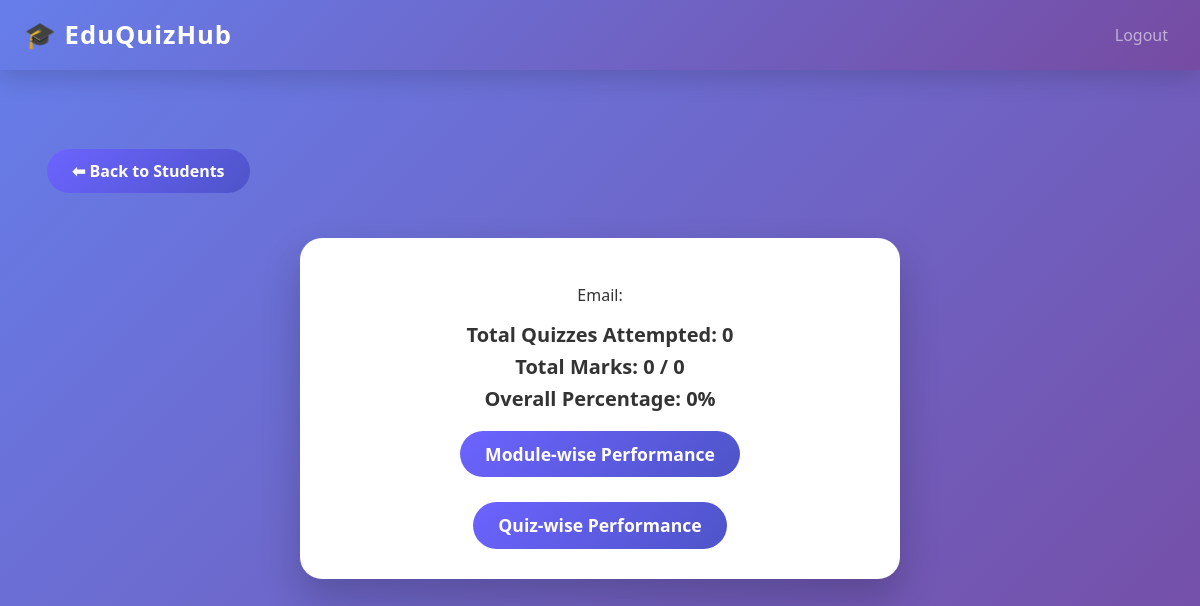
The app's page /admin/student/3 (signed in), older data.
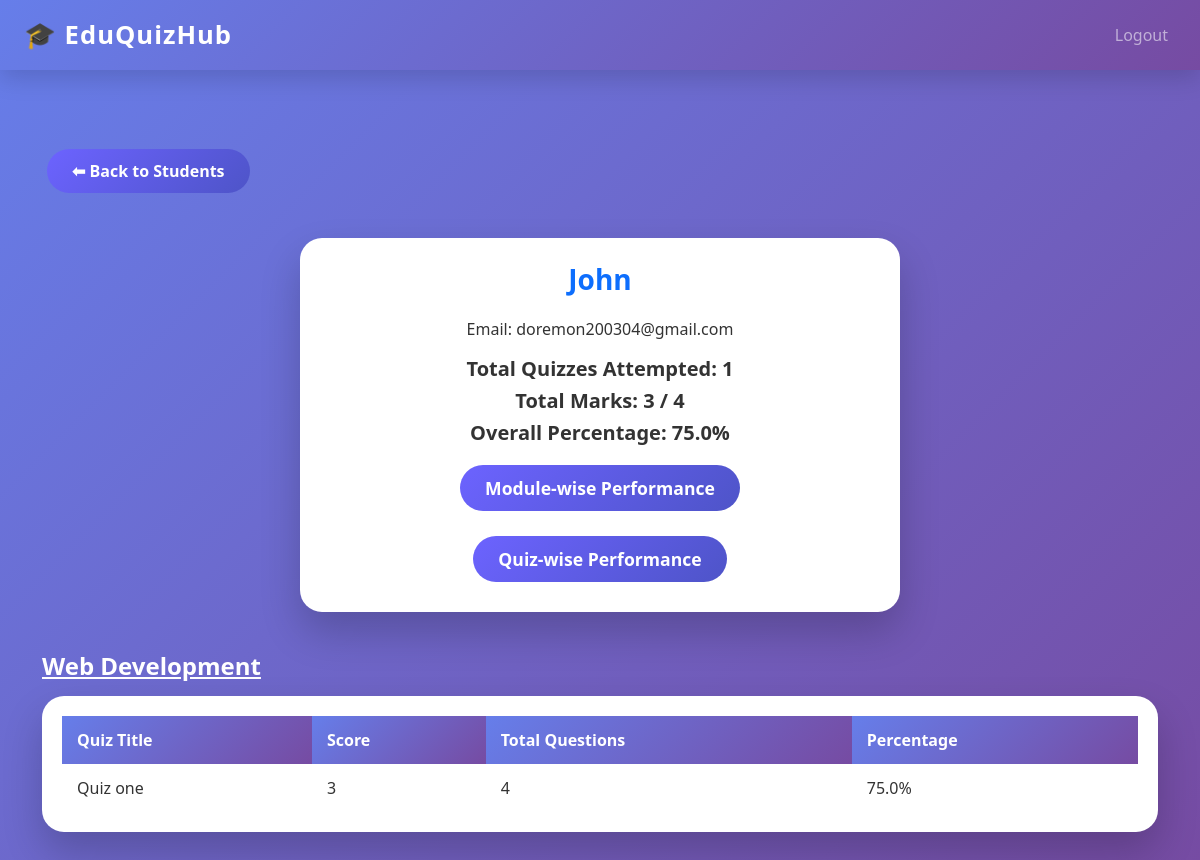
The same page, newer data.
### tables this page shows
CREATE TABLE users (
    id INTEGER PRIMARY KEY AUTOINCREMENT,
    name TEXT NOT NULL,
    email TEXT UNIQUE NOT NULL,
    password TEXT NOT NULL,
    role TEXT NOT NULL,
    email_verified INTEGER DEFAULT 1,
    email_otp TEXT,
    profile_image TEXT
);

CREATE TABLE attempts (
    id INTEGER PRIMARY KEY AUTOINCREMENT,
    student_id INTEGER NOT NULL,
    quiz_id INTEGER NOT NULL,
    score INTEGER,
    total_questions INTEGER,
    answers TEXT,
    FOREIGN KEY (student_id) REFERENCES users(id),
    FOREIGN KEY (quiz_id) REFERENCES quizzes(id)
);

CREATE TABLE modules (
    id INTEGER PRIMARY KEY AUTOINCREMENT,
    name TEXT NOT NULL
);

CREATE TABLE quizzes (
    id INTEGER PRIMARY KEY AUTOINCREMENT,
    module_id INTEGER NOT NULL,
    title TEXT NOT NULL,
    time_limit INTEGER,
    is_active INTEGER DEFAULT 0,
    FOREIGN KEY (module_id) REFERENCES modules(id)
);

### app.py (the view)
@app.route("/admin/student/<int:student_id>")
def admin_student_detail(student_id):
    if session.get("role") != "admin":
        return redirect(url_for("login"))
    student = get_student_by_id(student_id)
    quizzes = get_student_attempts(student_id)
    total_score = sum(q['score'] for q in quizzes)
    total_possible_score = sum(q['total_questions'] for q in quizzes)
    overall_percentage = round((total_score / total_possible_score * 100) if total_possible_score else 0, 2)
    modules_dict = {}
    for q in quizzes:
        modules_dict.setdefault(q['module_name'], []).append((q['score'], q['total_questions']))
    modules_labels = []
    modules_scores = []
    for module, scores in modules_dict.items():
        modules_labels.append(module)
        avg = round(sum(s[0] for s in scores) / sum(s[1] for s in scores) * 100, 2) if scores else 0
        modules_scores.append(avg)
    quizzes_labels = [q['quiz_title'] for q in quizzes]
    quizzes_scores = [
        round(q['score'] / q['total_questions'] * 100, 2) if q['total_questions'] else 0
        for q in quizzes
    ]
    return render_template(
        "admin_student_detail.html",
        student=student,
        quizzes=quizzes,
        total_quizzes=len(quizzes),
        total_score=total_score,
        total_possible_score=total_possible_score,
        overall_percentage=overall_percentage,
        modules_labels=modules_labels,
        modules_scores=modules_scores,
        quizzes_labels=quizzes_labels,
        quizzes_scores=quizzes_scores
    )

### db/db.py (called while the page is built)
def get_db_connection():
    conn = sqlite3.connect(DB_NAME)
    conn.row_factory = sqlite3.Row
    return conn

def get_student_by_id(student_id):
    with get_db_connection() as conn:
        return conn.execute(
            "SELECT * FROM users WHERE id = ?",
            (student_id,)
        ).fetchone()

def get_student_attempts(student_id):
    with get_db_connection() as conn:
        return conn.execute(
            """
            SELECT m.name AS module_name,
                   q.title AS quiz_title,
                   a.score,
                   a.total_questions
            FROM attempts a
            JOIN quizzes q ON a.quiz_id = q.id
            JOIN modules m ON q.module_id = m.id
            WHERE a.student_id = ?
            ORDER BY m.name, q.title
            """,
            (student_id,)
        ).fetchall()

### templates/admin_student_detail.html (shortened to what this page needs)
{% extends "base.html" %}
{% block content %}
<div class="container mt-4">
    <a href="{{ url_for('admin_students') }}" class="btn-back">⬅ Back to Students</a>
    <div class="card-center">
        <h3>{{ student.name }}</h3>
        <p>Email: {{ student.email }}</p>
        <h5>Total Quizzes Attempted: {{ total_quizzes }}</h5>
        <h5>Total Marks: {{ total_score }} / {{ total_possible_score }}</h5>
        <h5>Overall Percentage: {{ overall_percentage }}%</h5>
        <div class="btn-group">
            <button class="btn-chart" id="moduleBtn">Module-wise Performance</button>
            <button class="btn-chart" id="quizBtn">Quiz-wise Performance</button>
        </div>
    </div>
    {% set current_module = None %}
    {% for quiz in quizzes %}
        {% if current_module != quiz.module_name %}
            <h4>{{ quiz.module_name }}</h4>
            <div class="table-container">
                <table>
                    <thead>
                        <tr>
                            <th>Quiz Title</th>
                            <th>Score</th>
                            <th>Total Questions</th>
                            <th>Percentage</th>
                        </tr>
                    </thead>
                    <tbody>
            {% set current_module = quiz.module_name %}
        {% endif %}
        <tr>
            <td>{{ quiz.quiz_title }}</td>
            <td>{{ quiz.score }}</td>
            <td>{{ quiz.total_questions }}</td>
            <td>{{ ((quiz.score / quiz.total_questions) * 100)|round(2) }}%</td>
        </tr>
        {% if loop.last %}
            </tbody></table>
        </div>
        {% endif %}
    {% endfor %}
</div>
{% endblock %}

Row changes from the older to the newer data that the page shows:
added users: name "John", email "doremon200304@gmail.com"
added attempts: module_name "Web Development", quiz_title "Quiz one", score "3", total_questions "4", ((quiz.score/quiz.total_questions)*100)|round(2) "75.0"
Text that changed along with them:
{{ total_quizzes }}: "0" → "1"
{{ total_score }}: "0" → "3"
{{ total_possible_score }}: "0" → "4"
{{ overall_percentage }}: "0" → "75.0"
